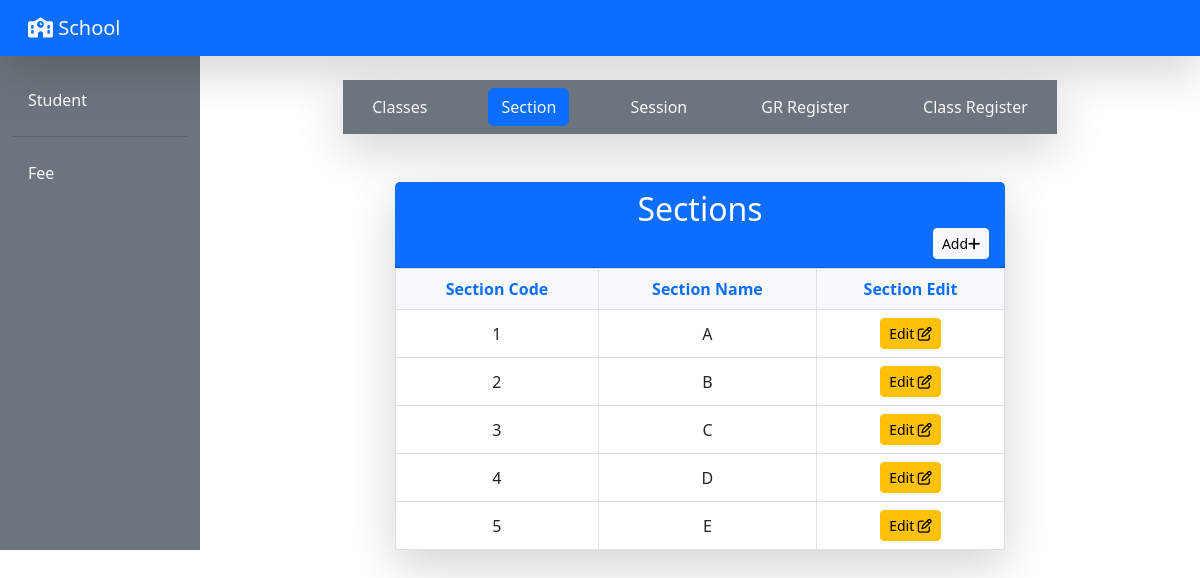
The page /section/ on the database as committed earlier.
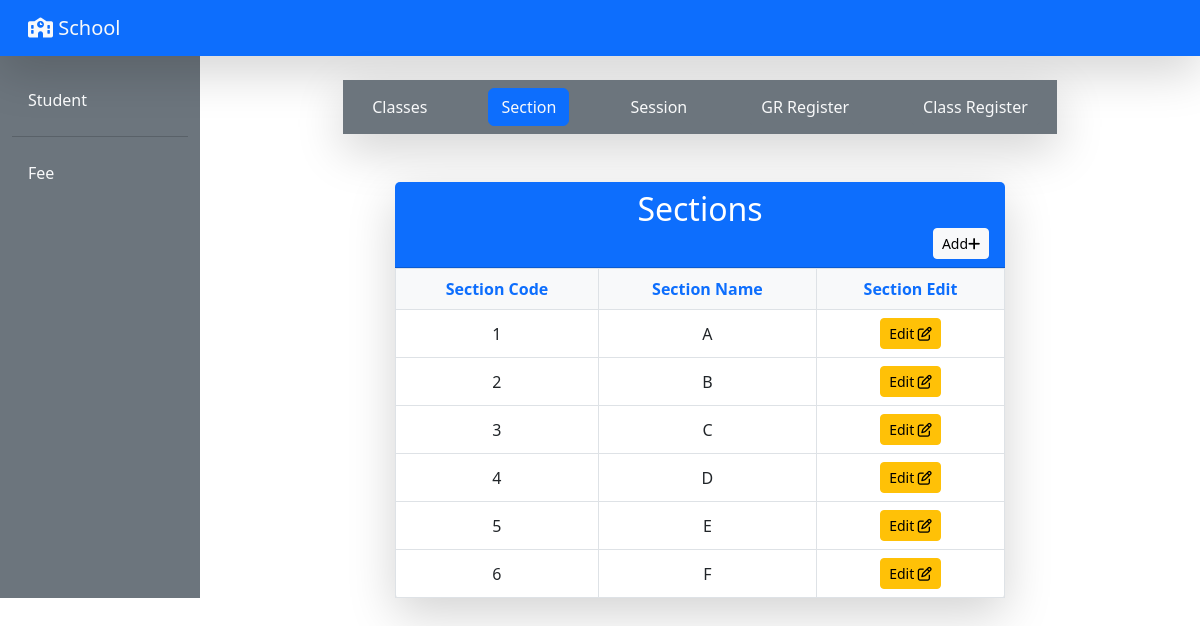
The same page on the database as committed later.
### student/models.py (models this page shows, shortened)
class Section(models.Model):
    section_code = models.AutoField(primary_key = True)
    section_name = models.CharField(max_length = 200)

### student/views.py (the view)
# urls.py: path('section/', views.section, name = 'section'),
def section(request):
    sections = Section.objects.all()
    return render(request, 'section/sections.html', locals())

### student/templates/section/sections.html (shortened to what this page needs)
{% extends 'front_pages/base2.html' %}
{% block my %}
    <div class="container mt-5">
        <div class="row justify-content-center">
            <div class="col-lg-8 col-md-10">
                <div class="card shadow-lg border-0">
                    <div class="card-header bg-primary text-white">
                        <h2 class="text-center mb-0">Sections</h2>
                        <a class="btn btn-light btn-sm float-end" href="{% url 'section_add' %}">Add<i class="fa-solid fa-plus"></i></a>
                    </div>
                    <div class="card-body p-0">
                        <table class="table table-hover table-bordered mb-0">
                            <thead class="bg-light">
                                <tr class="text-center">
                                    <th class="text-primary">Section Code</th>
                                    <th class="text-primary">Section Name</th>
                                    <th class="text-primary">Section Edit</th>
                                </tr>
                            </thead>
                            <tbody>
                                {% for sections in sections %}
                                    <tr class="text-center align-middle">
                                        <td>{{ sections.section_code }}</td>
                                        <td>{{ sections.section_name }}</td>
                                        <td><a class="btn btn-warning btn-sm" href="{% url 'section_edit' sections.section_code %}">Edit <i class="fa-regular  fa-pen-to-square"></i></a></td>
                                    </tr>
                                {% endfor %}
                            </tbody>
                        </table>
                    </div>
                </div>
            </div>
        </div>
    </div>
{% endblock my %}

Rows that differ between the two databases and show on the page:
added Section: section_code "6", section_name "F"
